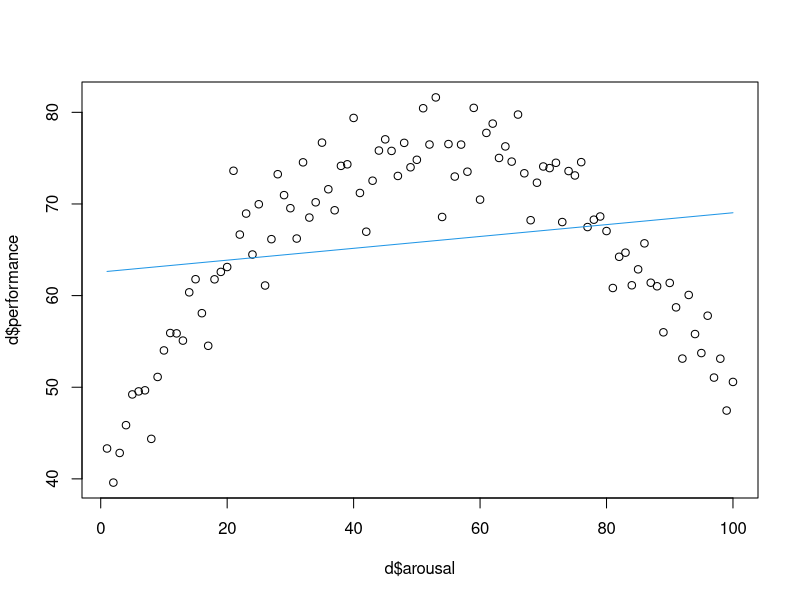
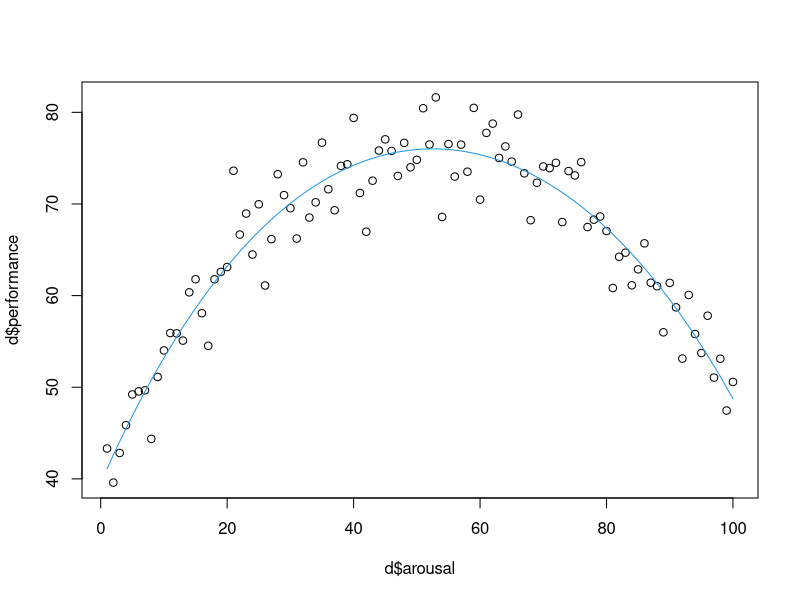
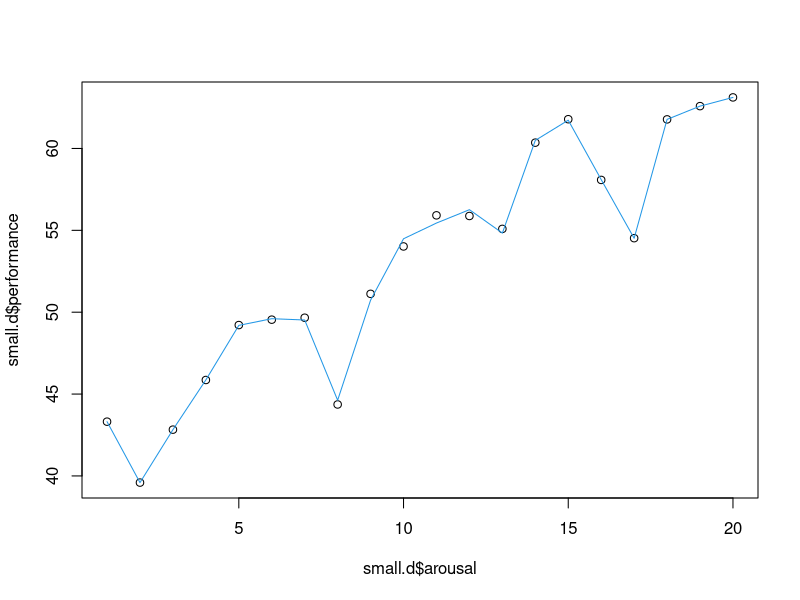

Write the R code that produced these figures, in order. (Note: this script raises an error after producing the figures.)
d <- read.csv("FAKE-YerkesDodson.csv")

l <- lm(performance ~ arousal + (arousal^2), data=d)
summary(l)
plot(d$arousal, d$performance)
lines(predict(l), col=4)

# poly function
l1 <- lm(performance ~ poly(arousal, 4), data = d)
plot(d$arousal, d$performance)
lines(predict(l1), col=4)

# There's a tradeoff in number of parameters and fit to data and generalization
small.d <- d[1:20,]
l <- lm(performance ~ poly(arousal, 18), data = small.d)
plot(small.d$arousal, small.d$performance)
lines(predict(l), col=4)

# Two tools dealing with nonlinear data
ggplot(d, aes(x=arousal, y=performance)) +
  geom_point() +
  stat_smooth(method = "loess") +
  theme_bw()